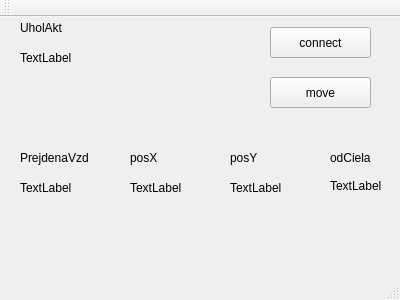
<?xml version="1.0" encoding="UTF-8"?>
<ui version="4.0">
 <class>MainWindow</class>
 <widget class="QMainWindow" name="MainWindow">
  <property name="geometry">
   <rect>
    <x>0</x>
    <y>0</y>
    <width>400</width>
    <height>300</height>
   </rect>
  </property>
  <property name="windowTitle">
   <string>MainWindow</string>
  </property>
  <widget class="QWidget" name="centralWidget">
   <widget class="QPushButton" name="pushButton">
    <property name="geometry">
     <rect>
      <x>270</x>
      <y>10</y>
      <width>101</width>
      <height>31</height>
     </rect>
    </property>
    <property name="text">
     <string>connect</string>
    </property>
   </widget>
   <widget class="QLabel" name="label">
    <property name="geometry">
     <rect>
      <x>20</x>
      <y>30</y>
      <width>68</width>
      <height>21</height>
     </rect>
    </property>
    <property name="text">
     <string>TextLabel</string>
    </property>
   </widget>
   <widget class="QPushButton" name="pushButton_2">
    <property name="geometry">
     <rect>
      <x>270</x>
      <y>60</y>
      <width>101</width>
      <height>31</height>
     </rect>
    </property>
    <property name="text">
     <string>move</string>
    </property>
   </widget>
   <widget class="QLabel" name="label_2">
    <property name="geometry">
     <rect>
      <x>20</x>
      <y>160</y>
      <width>68</width>
      <height>21</height>
     </rect>
    </property>
    <property name="text">
     <string>TextLabel</string>
    </property>
   </widget>
   <widget class="QLabel" name="label_3">
    <property name="geometry">
     <rect>
      <x>130</x>
      <y>160</y>
      <width>68</width>
      <height>21</height>
     </rect>
    </property>
    <property name="text">
     <string>TextLabel</string>
    </property>
   </widget>
   <widget class="QLabel" name="label_4">
    <property name="geometry">
     <rect>
      <x>230</x>
      <y>160</y>
      <width>68</width>
      <height>21</height>
     </rect>
    </property>
    <property name="text">
     <string>TextLabel</string>
    </property>
   </widget>
   <widget class="QLabel" name="label_5">
    <property name="geometry">
     <rect>
      <x>330</x>
      <y>160</y>
      <width>67</width>
      <height>17</height>
     </rect>
    </property>
    <property name="text">
     <string>TextLabel</string>
    </property>
   </widget>
   <widget class="QLabel" name="label_6">
    <property name="geometry">
     <rect>
      <x>20</x>
      <y>0</y>
      <width>68</width>
      <height>21</height>
     </rect>
    </property>
    <property name="text">
     <string>UholAkt</string>
    </property>
   </widget>
   <widget class="QLabel" name="label_7">
    <property name="geometry">
     <rect>
      <x>20</x>
      <y>130</y>
      <width>68</width>
      <height>21</height>
     </rect>
    </property>
    <property name="text">
     <string>PrejdenaVzd</string>
    </property>
   </widget>
   <widget class="QLabel" name="label_8">
    <property name="geometry">
     <rect>
      <x>130</x>
      <y>130</y>
      <width>68</width>
      <height>21</height>
     </rect>
    </property>
    <property name="text">
     <string>posX</string>
    </property>
   </widget>
   <widget class="QLabel" name="label_9">
    <property name="geometry">
     <rect>
      <x>230</x>
      <y>130</y>
      <width>68</width>
      <height>21</height>
     </rect>
    </property>
    <property name="text">
     <string>posY</string>
    </property>
   </widget>
   <widget class="QLabel" name="label_10">
    <property name="geometry">
     <rect>
      <x>330</x>
      <y>130</y>
      <width>68</width>
      <height>21</height>
     </rect>
    </property>
    <property name="text">
     <string>odCiela</string>
    </property>
   </widget>
  </widget>
  <widget class="QMenuBar" name="menuBar">
   <property name="geometry">
    <rect>
     <x>0</x>
     <y>0</y>
     <width>400</width>
     <height>27</height>
    </rect>
   </property>
  </widget>
  <widget class="QToolBar" name="mainToolBar">
   <attribute name="toolBarArea">
    <enum>TopToolBarArea</enum>
   </attribute>
   <attribute name="toolBarBreak">
    <bool>false</bool>
   </attribute>
  </widget>
  <widget class="QStatusBar" name="statusBar"/>
 </widget>
 <layoutdefault spacing="6" margin="11"/>
 <resources/>
 <connections/>
</ui>
